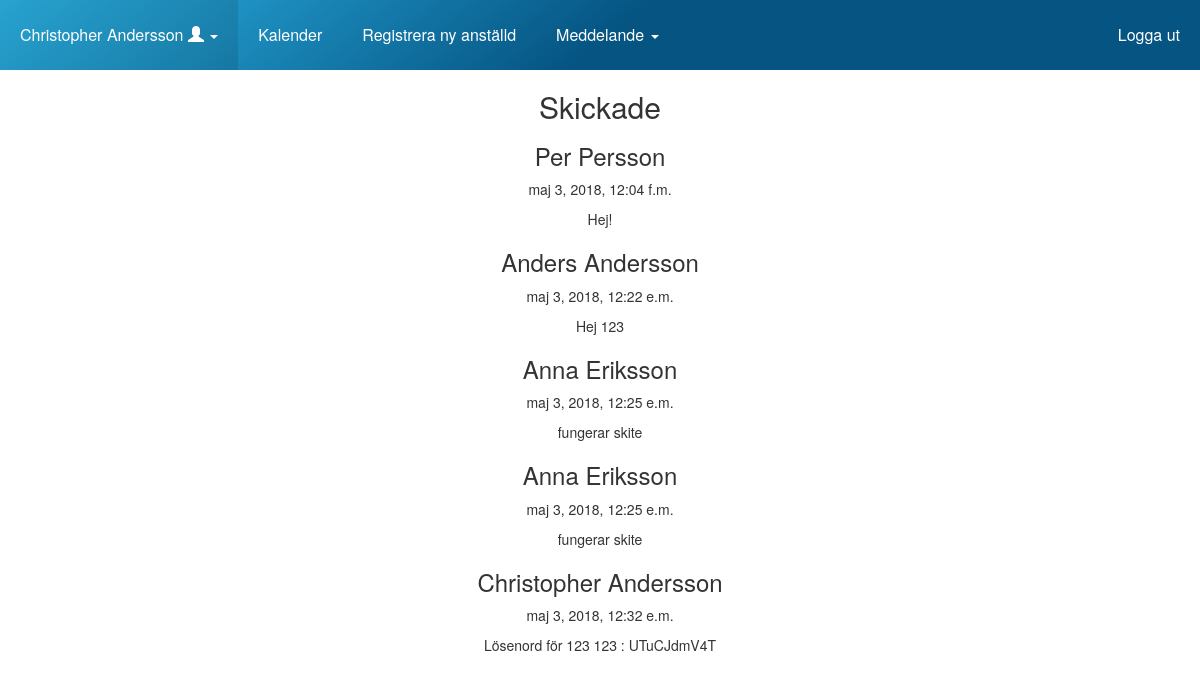
Page /sent_messages/ (signed in) on the earlier database version.
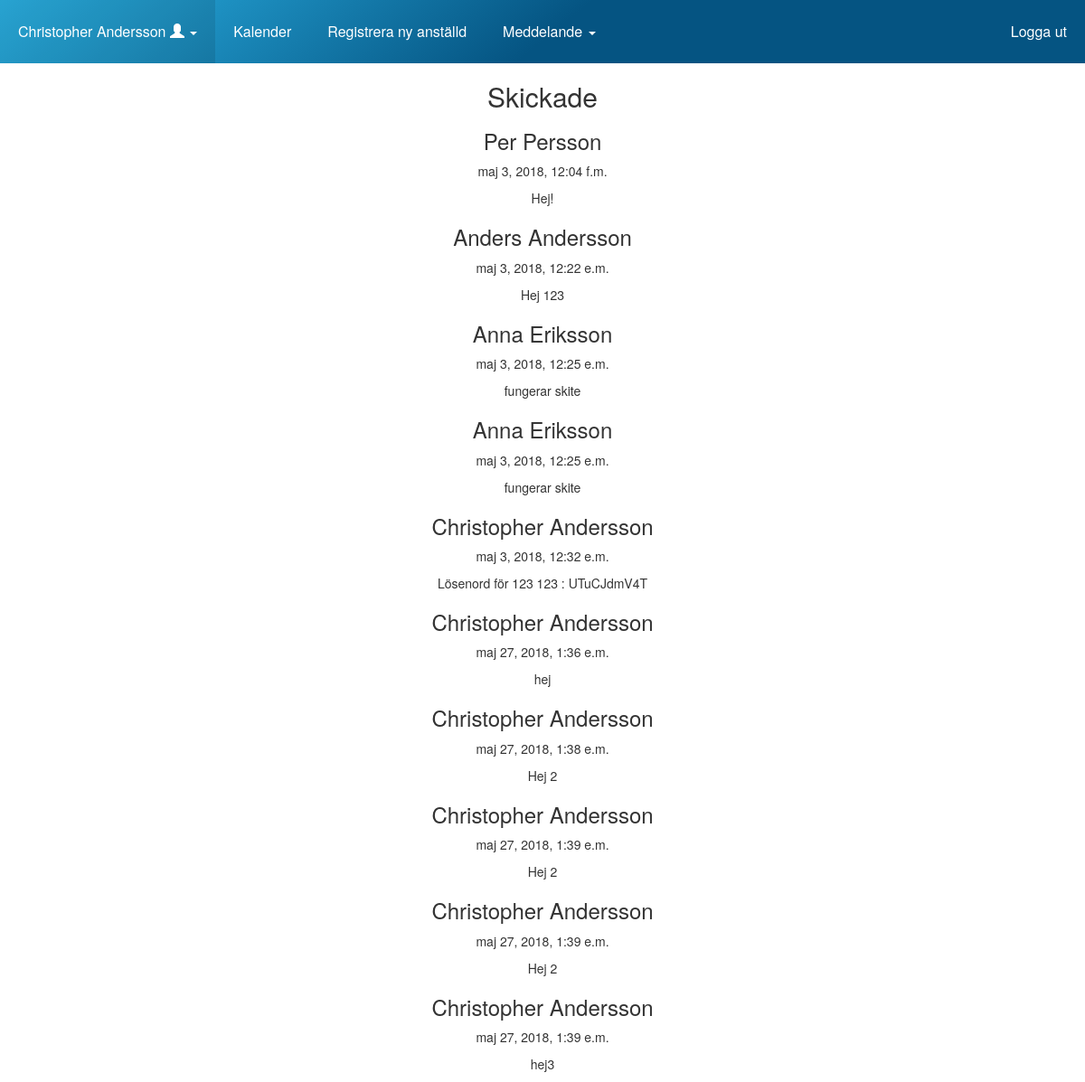
Same page on the later database version.
### paca_app/models.py (models this page shows, shortened)
class User(AbstractUser):
    has_logged_in = models.BooleanField(default=False)
    phone = models.CharField(max_length=12)
    first_name = models.CharField(max_length=30)
    last_name = models.CharField(max_length=30)
    image = models.ImageField(upload_to="profile_image", blank=True)
    """ Nedan är för att förändra grundklassen som är inbyggd i Django """
    username = None
    email = models.EmailField(_('email address'), unique=True)
    USERNAME_FIELD = 'email'
    REQUIRED_FIELDS = []
    objects = UserManager()
    def __str__(self):
        return "{} {}".format(self.first_name, self.last_name)

class Message(models.Model):
    is_read = models.BooleanField(default=False)
    text = models.TextField(max_length=200)
    sent_from = models.ForeignKey('User', on_delete=models.CASCADE, related_name='sent_from')
    sent_to = models.ForeignKey('User', on_delete=models.CASCADE, related_name='sent_to')
    sent_time = models.DateTimeField(auto_now_add=True)

### paca_app/views.py (the view)
# urls.py: path('sent_messages/', views.sent_messages, name='sent_messages'),
@login_required
def sent_messages(request):
    message_sent = Message.objects.filter(sent_from=request.user)
    return render(request, 'sent_messages.html', {'message_sent':message_sent})

### paca_app/templates/sent_messages.html
{% extends 'base.html' %}
{% block content %}
  <h2>Skickade</h2>
  {% for msg in message_sent %}
    <div>
      <h3>{{msg.sent_to}}</h3>
      <p>{{msg.sent_time}}</p>
      <p>{{msg.text}}</p>
    </div>
  {% endfor %}
{% endblock %}

### paca_app/templates/base.html (shortened to what this page needs)
<!doctype html>
{% load static %}
<html lang="sv">
  <head>
    {% load static %}
    <link rel="stylesheet" href="//maxcdn.bootstrapcdn.com/bootstrap/3.2.0/css/bootstrap.min.css">
    <link rel="stylesheet" href="//maxcdn.bootstrapcdn.com/bootstrap/3.2.0/css/bootstrap-theme.min.css">
    <link rel="stylesheet" href="https://maxcdn.bootstrapcdn.com/bootstrap/3.3.7/css/bootstrap.min.css">
    <link href="https://cdnjs.cloudflare.com/ajax/libs/fullcalendar/3.9.0/fullcalendar.min.css" rel="stylesheet">
    <link href={% static "paca_app/calendar/fullcalendar.min.css"%} rel='stylesheet' />
    <link href={% static "paca_app/calendar/fullcalendar.print.min.css"%} rel='stylesheet' media='print' />
    <link rel="stylesheet" href="{% static '/stylesheets/overall.css' %}">
  </head>
  <body>
    {% block header %}
    <header>
      <nav id="firstHead">
        <ul id="Sort">
          <li class="nav-item dropdown">
              <a class="nav-link dropdown-toggle" href="#" id="navbarDropdown" data-toggle="dropdown" aria-haspopup="true" aria-expanded="false">
                {{request.user}}
                <span class="glyphicon glyphicon-user" aria-hidden="true"></span>
                <span class="caret"></span>
              </a>
          </li>
          <li class="nav-item">
            <a class="nav-link active" href="{% url 'index' %}">Kalender</a>
          </li>
          <li class="nav-item">
            <a class="nav-link disabled" href="/add_user">Registrera ny anställd</a>
          </li>
          <li class="nav-item dropdown">
            <a class="nav-link dropdown-toggle" href="#" id="navbarDropdownMenuLink" data-toggle="dropdown" aria-haspopup="true" aria-expanded="false">
              Meddelande
              <span class="caret"></span>
            </a>
          </li>
          <li class="nav-item pull-right">
              <a class="nav-link disabled" href="{% url 'logout' %}">Logga ut</a>
          </li>
        </ul>
      </nav>
    </header>
    {% endblock %}
    {% block content %}{% endblock %}
  </body>
</html>

### paca_app/static/stylesheets/overall.css (style rules this page uses)
body { text-align: center; background:white; }
#firstHead { line-height: 70px; height: 70px; background:linear-gradient(141deg, #2cb5e8 0%, #055482 51%, #055482 75%); z-index: 500; top: 0; left: 0; width: 100%; }
#Sort { margin: 0px; padding: 0px; }
#Sort > li { float: left; list-style: none; }
#Sort > li > a { display: block; color: white; font-size: 16px; font-weight: 500; padding: 0px 20px; min-width: 70px; text-decoration: none; transition: 0.4s all; }

Differences in the rows shown:
added Message: sent_to "Christopher Andersson", sent_time "maj 27, 2018, 1:36 e.m.", text "hej"
added Message: sent_to "Christopher Andersson", sent_time "maj 27, 2018, 1:38 e.m.", text "Hej 2"
added Message: sent_to "Christopher Andersson", sent_time "maj 27, 2018, 1:39 e.m.", text "Hej 2"
added Message: sent_to "Christopher Andersson", sent_time "maj 27, 2018, 1:39 e.m.", text "Hej 2"
added Message: sent_to "Christopher Andersson", sent_time "maj 27, 2018, 1:39 e.m.", text "hej3"
